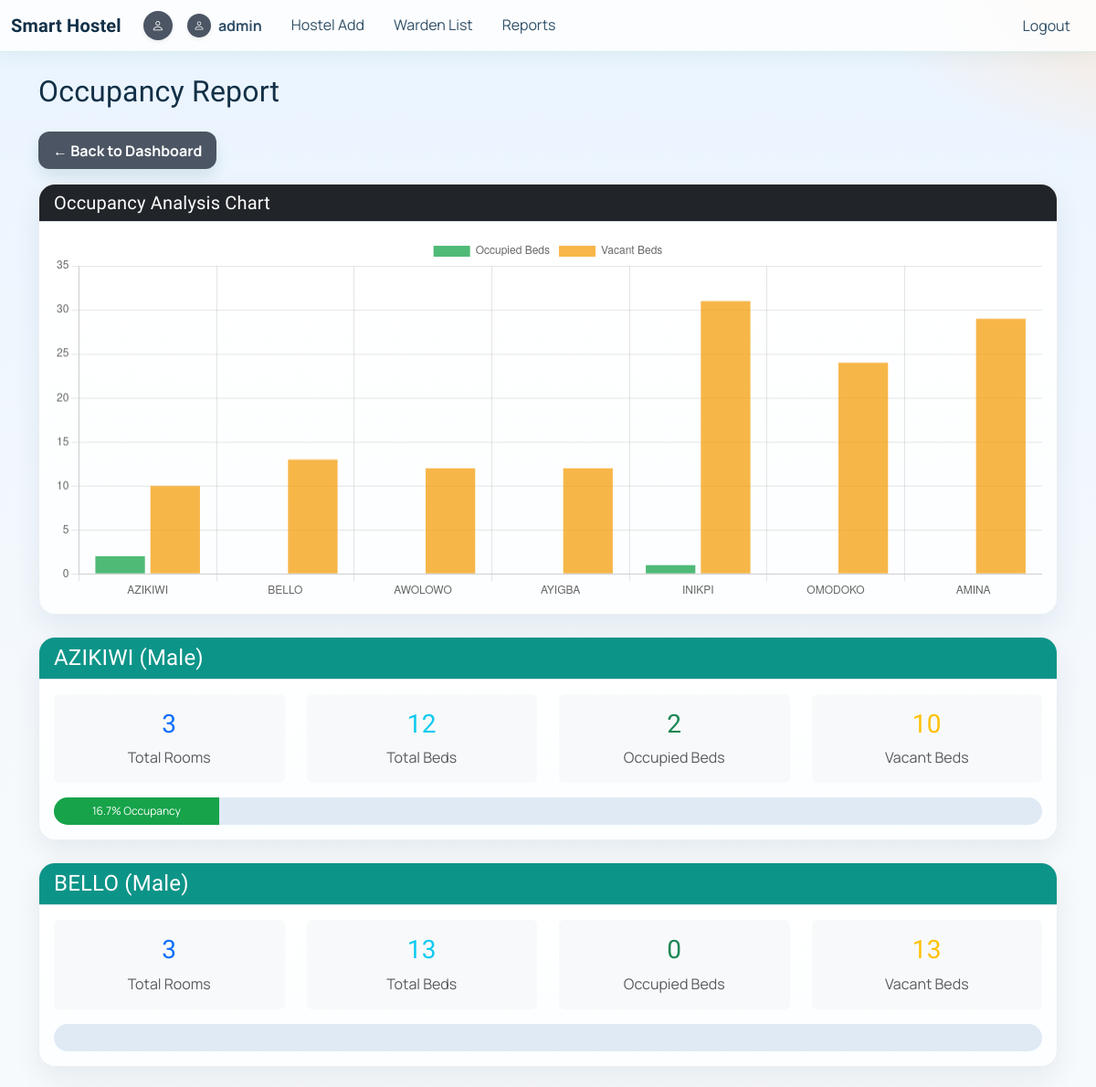
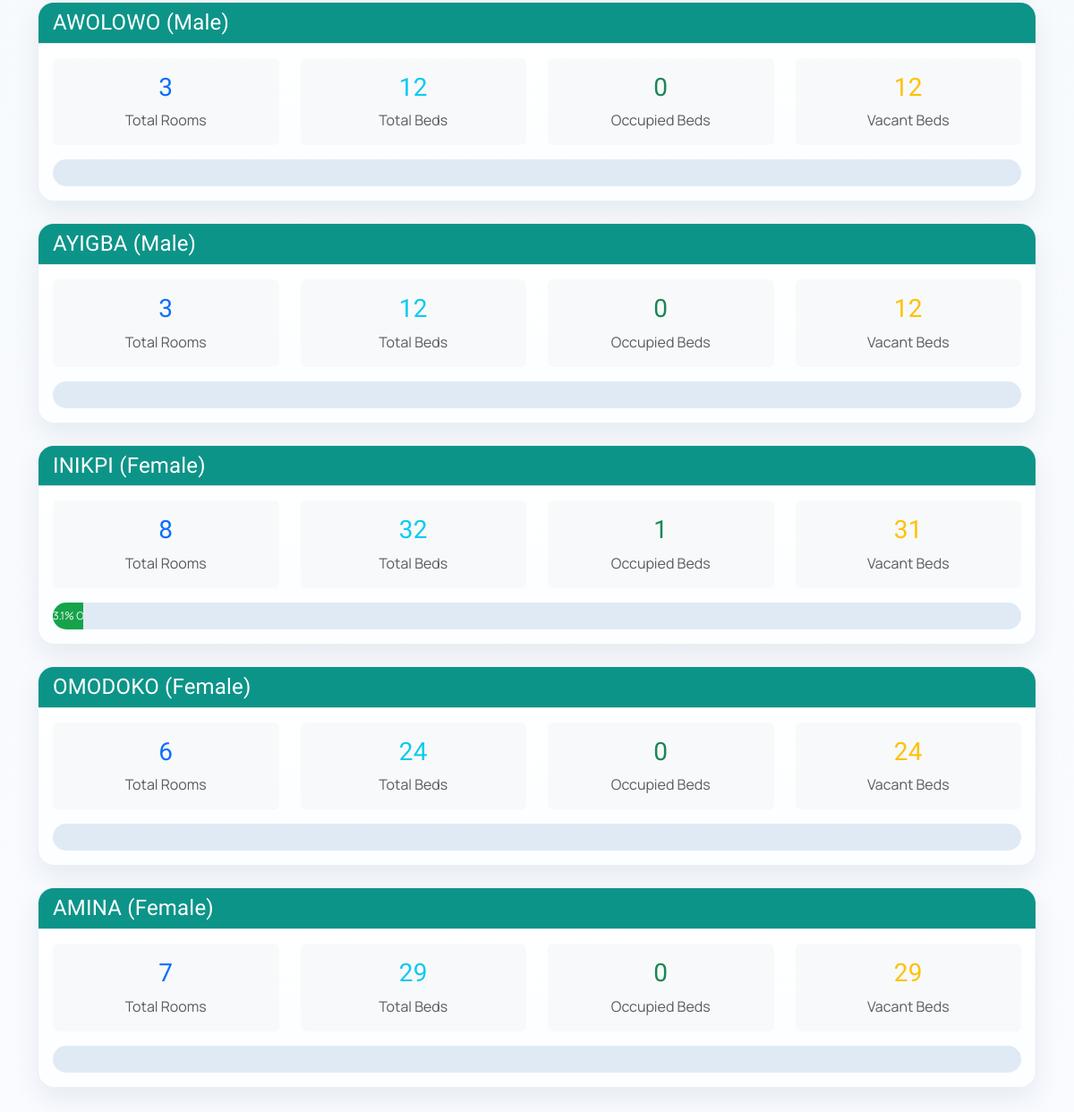
The app's page /accounts/reports/occupancy/ (signed in) with its own data (2 pictures, top to bottom).
### accounts/models.py (models this page shows, shortened)
class Profile(models.Model):
    ROLE_STUDENT = 'STUDENT'
    ROLE_WARDEN = 'WARDEN'
    ROLE_ADMIN = 'ADMIN'
    ROLE_CHOICES = [
        (ROLE_STUDENT, 'Student'),
        (ROLE_WARDEN, 'Warden'),
        (ROLE_ADMIN, 'Admin'),
    ]
    GENDER_MALE = 'M'
    GENDER_FEMALE = 'F'
    GENDER_CHOICES = [
        (GENDER_MALE, 'Male'),
        (GENDER_FEMALE, 'Female'),
    ]
    HEALTH_CHOICES = [
        ('NONE', 'No Medical Condition'),
        ('PHYSICAL', 'Physical Disability / Mobility Issue'),
        ('ASTHMA', 'Respiratory Condition (e.g., Asthma)'),
        ('OTHER', 'Other Special Need'),
    ]
    YEAR_OF_STUDY_CHOICES = [
        ('ND 1', 'ND 1'),
        ('ND 2', 'ND 2'),
        ('HND 1', 'HND 1'),
        ('HND 2', 'HND 2'),
    ]
    user = models.OneToOneField(settings.AUTH_USER_MODEL, on_delete=models.CASCADE, related_name='profile')
    role = models.CharField(max_length=10, choices=ROLE_CHOICES, default=ROLE_STUDENT)
    gender = models.CharField(max_length=1, choices=GENDER_CHOICES, blank=True, null=True)
    full_name = models.CharField(max_length=100, blank=True, null=True)
    register_number = models.CharField(max_length=20, blank=True, null=True)
    warden_id = models.CharField(max_length=20, blank=True, null=True, unique=True)
    department = models.ForeignKey(
        Department,
        to_field='name',
        db_column='department',
        on_delete=models.SET_NULL,
        related_name='profiles',
        blank=True,
        null=True,
    )
    year_of_study = models.CharField(
        max_length=10,
        choices=YEAR_OF_STUDY_CHOICES,
        blank=True,
        null=True
    )
    address = models.TextField(blank=True, null=True)
    phone_number = models.CharField(max_length=15, blank=True, null=True)
    photo = models.ImageField(upload_to='profile_photos/', blank=True, null=True)
    id_proof = models.ImageField(upload_to='id_proofs/', blank=True, null=True)
    approved = models.BooleanField(default=False, help_text='Warden approved by admin')
    hostel_assigned = models.ForeignKey(
        'hostel.Hostel',
        on_delete=models.SET_NULL,
        null=True,
        blank=True,
        related_name='wardens',
        help_text='Hostel assigned to warden'
    )
    distance_from_campus = models.DecimalField(
        max_digits=6,
        decimal_places=2,
        default=0.00,
        help_text="Distance from home to campus in kilometers"
    )
    has_medical_condition = models.BooleanField(default=False)
    medical_condition_type = models.CharField(
        max_length=20,
        choices=HEALTH_CHOICES,
        default='NONE'
    )
    medical_details = models.TextField(blank=True, null=True, help_text="Additional health details if needed")
    requires_ground_floor = models.BooleanField(default=False)

### hostel/models.py (models this page shows, shortened)
class Hostel(models.Model):
    HOSTEL_TYPE_CHOICES = [
        ('MALE', 'Male'),
        ('FEMALE', 'Female'),
    ]
    name = models.CharField(max_length=100)
    hostel_type = models.CharField(max_length=10, choices=HOSTEL_TYPE_CHOICES)

### accounts/views.py (the view)
# urls.py: path('reports/occupancy/', views.admin_report_occupancy, name='admin_report_occupancy'),
@login_required
@user_passes_test(lambda u: u.is_staff)
def admin_report_occupancy(request):
  from hostel.models import Allocation, Bed, Hostel, Room
  hostels = Hostel.objects.prefetch_related(
      'rooms__beds', 'rooms__allocations'
  ).all()
  report_data = []
  for hostel in hostels:
    rooms = hostel.rooms.all()
    total_rooms = rooms.count()
    total_beds = Bed.objects.filter(room__hostel=hostel).count()
    occupied_beds = (
        Allocation.objects.filter(room__hostel=hostel)
        .values('room')
        .distinct()
        .count()
    )
    vacant_beds = total_beds - occupied_beds
    occupancy_rate = round(
        (occupied_beds / total_beds * 100) if total_beds > 0 else 0, 1
    )
    report_data.append({
        'hostel': hostel,
        'total_rooms': total_rooms,
        'total_beds': total_beds,
        'occupied_beds': occupied_beds,
        'vacant_beds': vacant_beds,
        'occupancy_rate': occupancy_rate,
    })
  return render(
      request, 'accounts/report_occupancy.html', {'report_data': report_data}
  )

### templates/accounts/report_occupancy.html (shortened to what this page needs)
{% extends 'base.html' %}
{% block content %}
<div class="container py-4">
  <h2 class="mb-4">Occupancy Report</h2>
  <div class="mb-3">
    <a href="{% url 'staff_dashboard' %}" class="btn btn-secondary">← Back to Dashboard</a>
  </div>
  <div class="card mb-4">
    <div class="card-header bg-dark text-white">
      <h5 class="mb-0">Occupancy Analysis Chart</h5>
    </div>
    <div class="card-body">
      <canvas id="occupancyChart" height="110"></canvas>
    </div>
  </div>
  {% for data in report_data %}
    <div class="card mb-4">
      <div class="card-header bg-primary text-white">
        <h4 class="mb-0">{{ data.hostel.name }} ({{ data.hostel.get_hostel_type_display }})</h4>
      </div>
      <div class="card-body">
        <div class="row">
          <div class="col-md-3">
            <div class="text-center p-3 bg-light rounded">
              <h3 class="text-primary">{{ data.total_rooms }}</h3>
              <p class="mb-0 text-muted">Total Rooms</p>
            </div>
          </div>
          <div class="col-md-3">
            <div class="text-center p-3 bg-light rounded">
              <h3 class="text-info">{{ data.total_beds }}</h3>
              <p class="mb-0 text-muted">Total Beds</p>
            </div>
          </div>
          <div class="col-md-3">
            <div class="text-center p-3 bg-light rounded">
              <h3 class="text-success">{{ data.occupied_beds }}</h3>
              <p class="mb-0 text-muted">Occupied Beds</p>
            </div>
          </div>
          <div class="col-md-3">
            <div class="text-center p-3 bg-light rounded">
              <h3 class="text-warning">{{ data.vacant_beds }}</h3>
              <p class="mb-0 text-muted">Vacant Beds</p>
            </div>
          </div>
        </div>
        <div class="mt-3">
          <div class="progress" style="height: 30px;">
            <div class="progress-bar bg-success occupancy-progress" role="progressbar" style="width: 0%;" data-width="{{ data.occupancy_rate }}" aria-valuenow="{{ data.occupancy_rate }}" aria-valuemin="0" aria-valuemax="100">
              {{ data.occupancy_rate }}% Occupancy
            </div>
          </div>
        </div>
      </div>
    </div>
  {% empty %}
    <div class="alert alert-info">No hostel data available.</div>
  {% endfor %}
</div>
<script>
  document.querySelectorAll('.occupancy-progress').forEach((bar) => {
    bar.style.width = `${bar.dataset.width || 0}%`;
  });
  const occupancyChartData = JSON.parse(document.getElementById('occupancy-chart-data').textContent);
  const occupancyLabels = occupancyChartData.labels || [];
  const occupiedBeds = occupancyChartData.occupied || [];
  const vacantBeds = occupancyChartData.vacant || [];
  if (occupancyLabels.length > 0) {
    new Chart(document.getElementById('occupancyChart'), {
      type: 'bar',
      data: {
        labels: occupancyLabels,
        datasets: [
          {
            label: 'Occupied Beds',
            data: occupiedBeds,
            backgroundColor: 'rgba(22, 163, 74, 0.75)'
          },
          {
            label: 'Vacant Beds',
            data: vacantBeds,
            backgroundColor: 'rgba(245, 158, 11, 0.75)'
          }
        ]
      },
      options: {
        responsive: true,
        plugins: {
          legend: { position: 'top' }
        },
        scales: {
          y: {
            beginAtZero: true,
            ticks: { precision: 0 }
          }
        }
      }
    });
  }
</script>
{% endblock %}

### templates/base.html (shortened to what this page needs)
{% load static %}
<!doctype html>
<html>
<head>
  <link href="https://cdn.jsdelivr.net/npm/bootstrap@5.3.1/dist/css/bootstrap.min.css" rel="stylesheet">
  <link rel="stylesheet" href="https://cdn.jsdelivr.net/npm/bootstrap-icons@1.11.3/font/bootstrap-icons.min.css">
</head>
<body class="{% block body_class %}{% endblock %}">
{% with current_path=request.path %}
<nav class="navbar navbar-expand-lg navbar-light bg-light">
  <div class="container-fluid">
    <div class="d-flex align-items-center gap-2">
      <a class="navbar-brand mb-0" href="/">Smart Hostel</a>
      {% if user.is_authenticated and '/accounts/login/' not in current_path and '/accounts/register/' not in current_path %}
        <a href="{% url 'profile' %}" class="d-inline-flex align-items-center text-decoration-none" title="View Profile">
          {% if user.profile.profile_picture and user.profile.profile_picture.name %}
            <img src="{{ user.profile.profile_picture.url }}" alt="Profile" class="rounded-circle border border-primary shadow-sm" style="width: 32px; height: 32px; object-fit: cover;">
          {% else %}
            <div class="rounded-circle bg-secondary text-white d-inline-flex align-items-center justify-content-center shadow-sm" style="width: 32px; height: 32px; font-size: 0.85rem;">
              <i class="bi bi-person"></i>
            </div>
          {% endif %}
        </a>
      {% endif %}
    </div>
    {% if '/accounts/login/' not in current_path and '/accounts/register/' not in current_path %}
    <div class="collapse navbar-collapse" id="mainNavbar">
      {% if '/accounts/dashboard/student/hostel-selection/' not in current_path %}
      <ul class="navbar-nav me-auto mb-2 mb-lg-0">
        {% if user.is_authenticated %}
          <li class="nav-item">
            <a class="nav-link d-flex align-items-center gap-2 fw-bold text-primary" href="{% url 'profile' %}">
              {% if user.profile.profile_picture and user.profile.profile_picture.name %}
                <img src="{{ user.profile.profile_picture.url }}" alt="Avatar" class="rounded-circle shadow-sm" style="width: 26px; height: 26px; object-fit: cover;">
              {% else %}
                <div class="rounded-circle bg-secondary text-white d-inline-flex align-items-center justify-content-center shadow-sm" style="width: 26px; height: 26px; font-size: 0.75rem;">
                  <i class="bi bi-person"></i>
                </div>
              {% endif %}
              <span>{{ user.profile.full_name|default:user.username }}</span>
            </a>
          </li>
        {% endif %}
        {% if user.is_authenticated and user.profile.role == 'ADMIN' %}
          <li class="nav-item"><a class="nav-link" href="{% url 'hostel:admin_hostel_add' %}">Hostel Add</a></li>
          <li class="nav-item"><a class="nav-link" href="{% url 'hostel:admin_warden_list' %}">Warden List</a></li>
          <li class="nav-item"><a class="nav-link" href="{% url 'staff_dashboard' %}">Reports</a></li>
        {% else %}
          <li class="nav-item"><a class="nav-link" href="/hostels/">Hostels</a></li>
          <li class="nav-item"><a class="nav-link" href="/complaints/">Complaints</a></li>
          <li class="nav-item"><a class="nav-link" href="/attendance/leaves/">Leaves</a></li>
        {% endif %}
      </ul>
      {% endif %}
      <ul class="navbar-nav">
        {% if user.is_authenticated %}
          <li class="nav-item">
            <a class="nav-link text-danger" href="{% url 'logout' %}">Logout</a>
          </li>
        {% else %}
          <li class="nav-item"><a class="nav-link" href="{% url 'login' %}">Login</a></li>
          <li class="nav-item"><a class="nav-link" href="{% url 'register' %}">Register</a></li>
        {% endif %}
      </ul>
    </div>
    {% endif %}
  </div>
</nav>
{% endwith %}
<main class="pb-4">
{% block content %}{% endblock %}
</main>
</body>
</html>

### records on screen
Hostel: hostel.name "AZIKIWI", hostel.hostel_type "Male", total_rooms "3", total_beds "12", occupied_beds "2", vacant_beds "10", occupancy_rate "16.7"
Hostel: hostel.name "BELLO", hostel.hostel_type "Male", total_rooms "3", total_beds "13", occupied_beds "0", vacant_beds "13"
Hostel: hostel.name "AWOLOWO", hostel.hostel_type "Male", total_rooms "3", total_beds "12", occupied_beds "0", vacant_beds "12"
Hostel: hostel.name "AYIGBA", hostel.hostel_type "Male", total_rooms "3", total_beds "12", occupied_beds "0", vacant_beds "12"
Hostel: hostel.name "INIKPI", hostel.hostel_type "Female", total_rooms "8", total_beds "32", occupied_beds "1", vacant_beds "31", occupancy_rate "3.1"
Hostel: hostel.name "OMODOKO", hostel.hostel_type "Female", total_rooms "6", total_beds "24", occupied_beds "0", vacant_beds "24"
Hostel: hostel.name "AMINA", hostel.hostel_type "Female", total_rooms "7", total_beds "29", occupied_beds "0", vacant_beds "29"

### other values on screen
{{ user.profile.full_name|default:user.username }} "admin"
